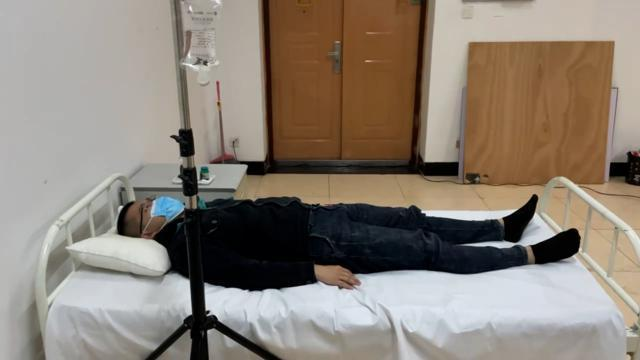
#> input picture 20_20005.jpg, 640 x 360 px
$ python check.py
#> lines starting #> are read from the running program, lines starting #| are printed output that depends on the picture
import cv2

# 加载图片
img = cv2.imread('20_20005.jpg')
#> img is the input picture: shape (360, 640, 3); mean B, G, R 118.7, 129.6, 140
# 标注躺在床上的人
cv2.rectangle(img, (50, 100), (400, 300), (255, 0, 0), 2)
cv2.putText(img, 'Person', (50, 90), cv2.FONT_HERSHEY_SIMPLEX, 0.9, (255, 0, 0), 2)

# 标注床
cv2.rectangle(img, (30, 50), (450, 350), (0, 255, 0), 2)
cv2.putText(img, 'Bed', (30, 40), cv2.FONT_HERSHEY_SIMPLEX, 0.9, (0, 255, 0), 2)

# 标注输液架
cv2.rectangle(img, (470, 50), (510, 300), (0, 0, 255), 2)
cv2.putText(img, 'IV Stand', (470, 40), cv2.FONT_HERSHEY_SIMPLEX, 0.9, (0, 0, 255), 2)

# 标注输液瓶
cv2.rectangle(img, (475, 10), (500, 50), (255, 255, 0), 2)
cv2.putText(img, 'IV Bottle', (475, 0), cv2.FONT_HERSHEY_SIMPLEX, 0.9, (255, 255, 0), 2)
#> img: shape (360, 640, 3); mean B, G, R 116.7, 128, 134.8

# 标注门
cv2.rectangle(img, (200, 300), (600, 500), (255, 0, 255), 2)
cv2.putText(img, 'Door', (200, 290), cv2.FONT_HERSHEY_SIMPLEX, 0.9, (255, 0, 255), 2)
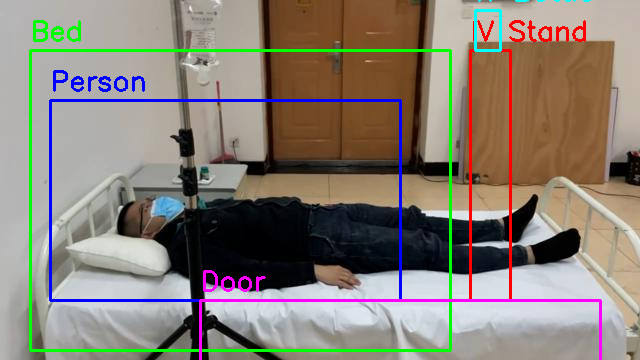
#> img: shape (360, 640, 3); mean B, G, R 117.6, 127.3, 136.2
# 显示图片
cv2.imshow('Annotated Image', img)
cv2.waitKey(0)

# 保存图片
cv2.imwrite('annotated_image.jpg', img)
